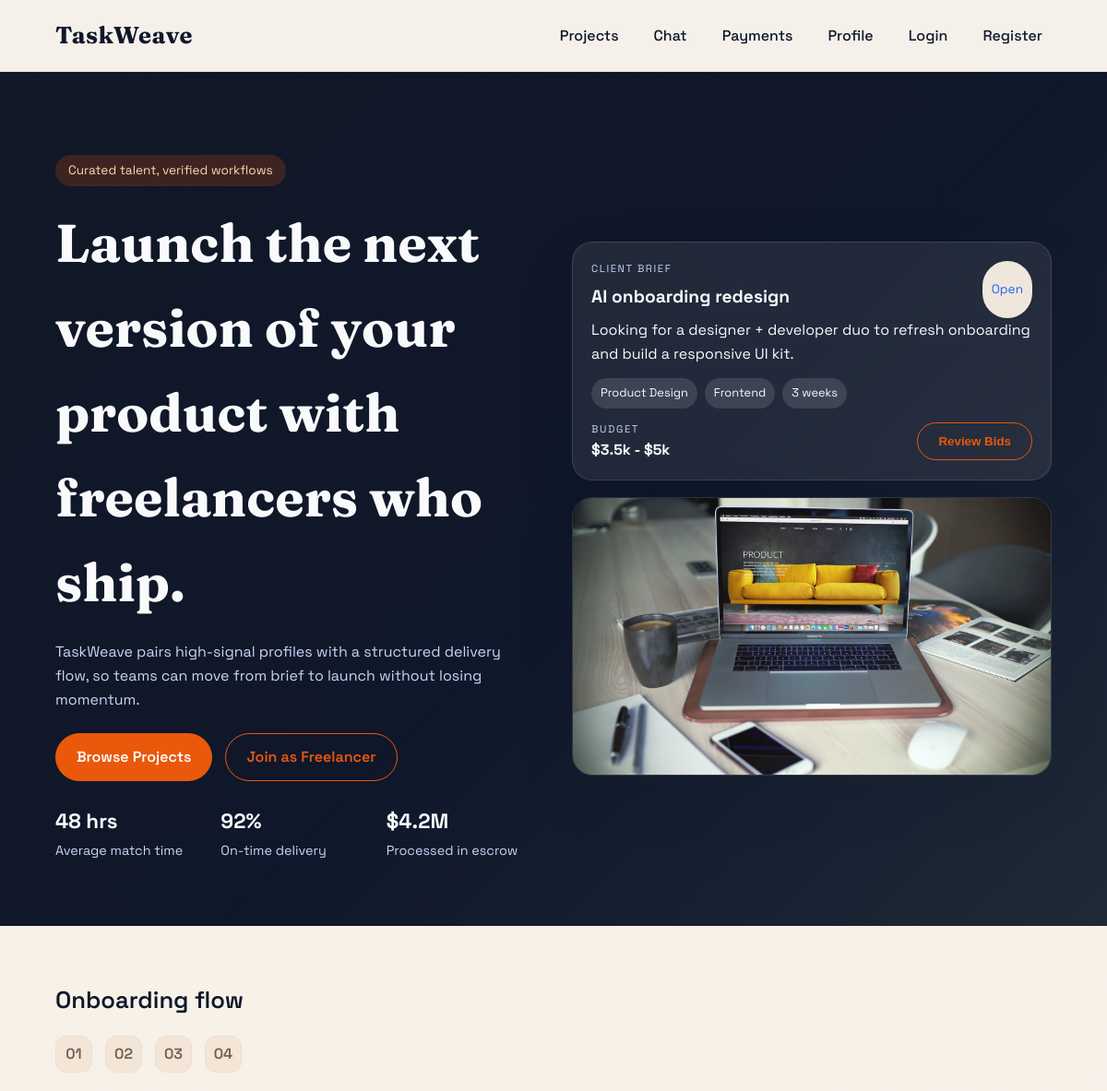
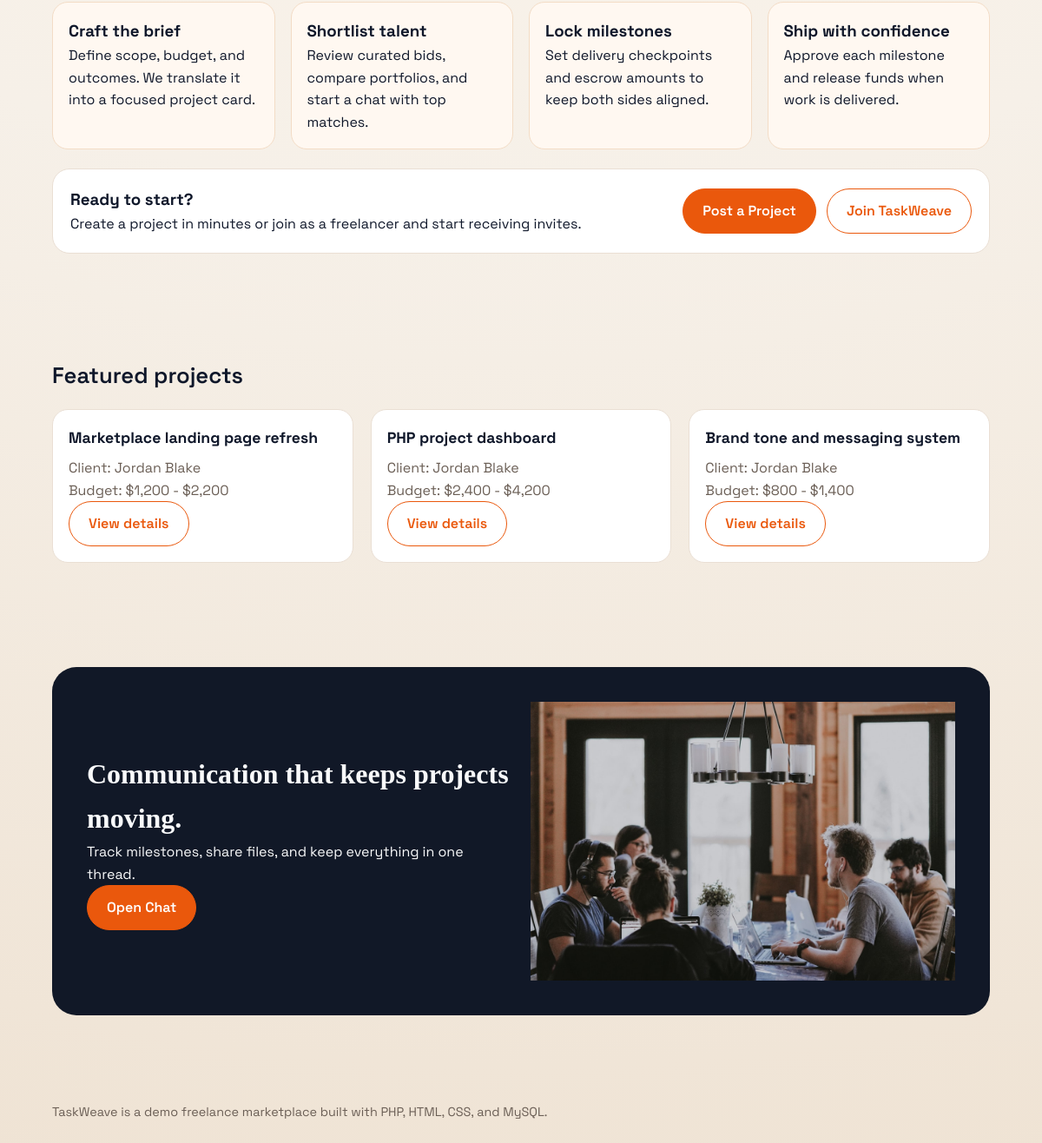
The page / on the database its author committed (2 pictures, top to bottom).
### tables this page shows
CREATE TABLE projects (
  id INT AUTO_INCREMENT PRIMARY KEY,
  client_id INT NOT NULL,
  title VARCHAR(180) NOT NULL,
  description TEXT NOT NULL,
  category VARCHAR(80) NOT NULL,
  budget_min DECIMAL(10,2) NOT NULL,
  budget_max DECIMAL(10,2) NOT NULL,
  status ENUM('open', 'in_progress', 'completed') DEFAULT 'open',
  created_at TIMESTAMP DEFAULT CURRENT_TIMESTAMP,
  FOREIGN KEY (client_id) REFERENCES users(id)
);

CREATE TABLE users (
  id INT AUTO_INCREMENT PRIMARY KEY,
  role ENUM('client', 'freelancer', 'admin') NOT NULL DEFAULT 'freelancer',
  full_name VARCHAR(120) NOT NULL,
  email VARCHAR(160) NOT NULL UNIQUE,
  password_hash VARCHAR(255) NOT NULL,
  title VARCHAR(160) DEFAULT NULL,
  bio TEXT DEFAULT NULL,
  skills VARCHAR(255) DEFAULT NULL,
  location VARCHAR(120) DEFAULT NULL,
  created_at TIMESTAMP DEFAULT CURRENT_TIMESTAMP
);

### includes/auth.php (called while the page is built, shortened)
<?php
function current_user() {
    return $_SESSION['user'] ?? null;
}

### index.php (the view)
<?php
require_once __DIR__ . '/includes/db.php';
include __DIR__ . '/includes/header.php';
$projects = [];
$result = $mysqli->query("SELECT p.id, p.title, p.budget_min, p.budget_max, u.full_name FROM projects p JOIN users u ON p.client_id = u.id ORDER BY p.created_at DESC LIMIT 3");
if ($result) {
    $projects = $result->fetch_all(MYSQLI_ASSOC);
}
?>
<section class="hero-neo">
  <div class="container hero-neo-inner">
    <div class="hero-neo-copy">
      <span class="pill">Curated talent, verified workflows</span>
      <h1>Launch the next version of your product with freelancers who ship.</h1>
      <p>TaskWeave pairs high-signal profiles with a structured delivery flow, so teams can move from brief to launch without losing momentum.</p>
      <div class="hero-neo-actions">
        <a class="btn" href="projects.php">Browse Projects</a>
        <a class="btn secondary" href="register.php">Join as Freelancer</a>
      </div>
      <div class="hero-neo-metrics">
        <div>
          <strong>48 hrs</strong>
          <span>Average match time</span>
        </div>
        <div>
          <strong>92%</strong>
          <span>On-time delivery</span>
        </div>
        <div>
          <strong>$4.2M</strong>
          <span>Processed in escrow</span>
        </div>
      </div>
    </div>
    <div class="hero-neo-panel">
      <div class="hero-neo-card">
        <div class="hero-neo-card-head">
          <div>
            <p class="hero-neo-eyebrow">Client brief</p>
            <h3>AI onboarding redesign</h3>
          </div>
          <span class="badge">Open</span>
        </div>
        <p>Looking for a designer + developer duo to refresh onboarding and build a responsive UI kit.</p>
        <div class="hero-neo-tags">
          <span>Product Design</span>
          <span>Frontend</span>
          <span>3 weeks</span>
        </div>
        <div class="hero-neo-footer">
          <div>
            <p class="hero-neo-eyebrow">Budget</p>
            <strong>$3.5k - $5k</strong>
          </div>
          <button class="btn secondary" type="button">Review Bids</button>
        </div>
      </div>
      <div class="hero-neo-chip">
        <img src="assets/img/hero.jpg" alt="Modern workspace" />
      </div>
    </div>
  </div>
</section>
<section class="section container">
  <h2 class="section-title">Onboarding flow</h2>
  <div class="onboarding">
    <div class="onboarding-track">
      <span>01</span>
      <span>02</span>
      <span>03</span>
      <span>04</span>
    </div>
    <div class="onboarding-grid">
      <div class="onboarding-card">
        <h3>Craft the brief</h3>
        <p>Define scope, budget, and outcomes. We translate it into a focused project card.</p>
      </div>
      <div class="onboarding-card">
        <h3>Shortlist talent</h3>
        <p>Review curated bids, compare portfolios, and start a chat with top matches.</p>
      </div>
      <div class="onboarding-card">
        <h3>Lock milestones</h3>
        <p>Set delivery checkpoints and escrow amounts to keep both sides aligned.</p>
      </div>
      <div class="onboarding-card">
        <h3>Ship with confidence</h3>
        <p>Approve each milestone and release funds when work is delivered.</p>
      </div>
    </div>
    <div class="onboarding-cta">
      <div>
        <h3>Ready to start?</h3>
        <p>Create a project in minutes or join as a freelancer and start receiving invites.</p>
      </div>
      <div class="onboarding-actions">
        <a class="btn" href="projects.php">Post a Project</a>
        <a class="btn secondary" href="register.php">Join TaskWeave</a>
      </div>
    </div>
  </div>
</section>
<section class="section container">
  <h2 class="section-title">Featured projects</h2>
  <div class="grid">
    <?php foreach ($projects as $project): ?>
      <div class="card">
        <h3><?php echo htmlspecialchars($project['title']); ?></h3>
        <p>Client: <?php echo htmlspecialchars($project['full_name']); ?></p>
        <p>Budget: $<?php echo number_format($project['budget_min']); ?> - $<?php echo number_format($project['budget_max']); ?></p>
        <a class="btn secondary" href="project.php?id=<?php echo $project['id']; ?>">View details</a>
      </div>
    <?php endforeach; ?>
  </div>
</section>
<section class="section container">
  <div class="banner">
    <div>
      <h2>Communication that keeps projects moving.</h2>
      <p>Track milestones, share files, and keep everything in one thread.</p>
      <a class="btn" href="chat.php">Open Chat</a>
    </div>
    <img src="assets/img/collaboration.jpg" alt="Team collaboration" />
  </div>
</section>
<?php include __DIR__ . '/includes/footer.php'; ?>

### includes/header.php (shortened to what this page needs)
<?php
require_once __DIR__ . '/auth.php';
$user = current_user();
?>
<!DOCTYPE html>
<html lang="en">
<head>
  <link rel="stylesheet" href="assets/css/style.css" />
</head>
<body>
<header>
  <div class="container nav">
    <a class="brand" href="index.php">TaskWeave</a>
    <nav class="nav-links">
      <a href="projects.php">Projects</a>
      <a href="chat.php">Chat</a>
      <a href="payments.php">Payments</a>
      <a href="profile.php">Profile</a>
      <?php if ($user): ?>
        <a href="logout.php">Logout</a>
      <?php else: ?>
        <a href="login.php">Login</a>
        <a href="register.php">Register</a>
      <?php endif; ?>
    </nav>
  </div>
</header>
<main>

### includes/footer.php
</main>
<footer class="footer">
  <div class="container">
    <p>TaskWeave is a demo freelance marketplace built with PHP, HTML, CSS, and MySQL.</p>
  </div>
</footer>
</body>
</html>

### rows shown on the page
projects: title "Marketplace landing page refresh", client.full_name "Jordan Blake", budget_min "1,200", budget_max "2,200"
projects: title "PHP project dashboard", client.full_name "Jordan Blake", budget_min "2,400", budget_max "4,200"
projects: title "Brand tone and messaging system", client.full_name "Jordan Blake", budget_min "800", budget_max "1,400"
